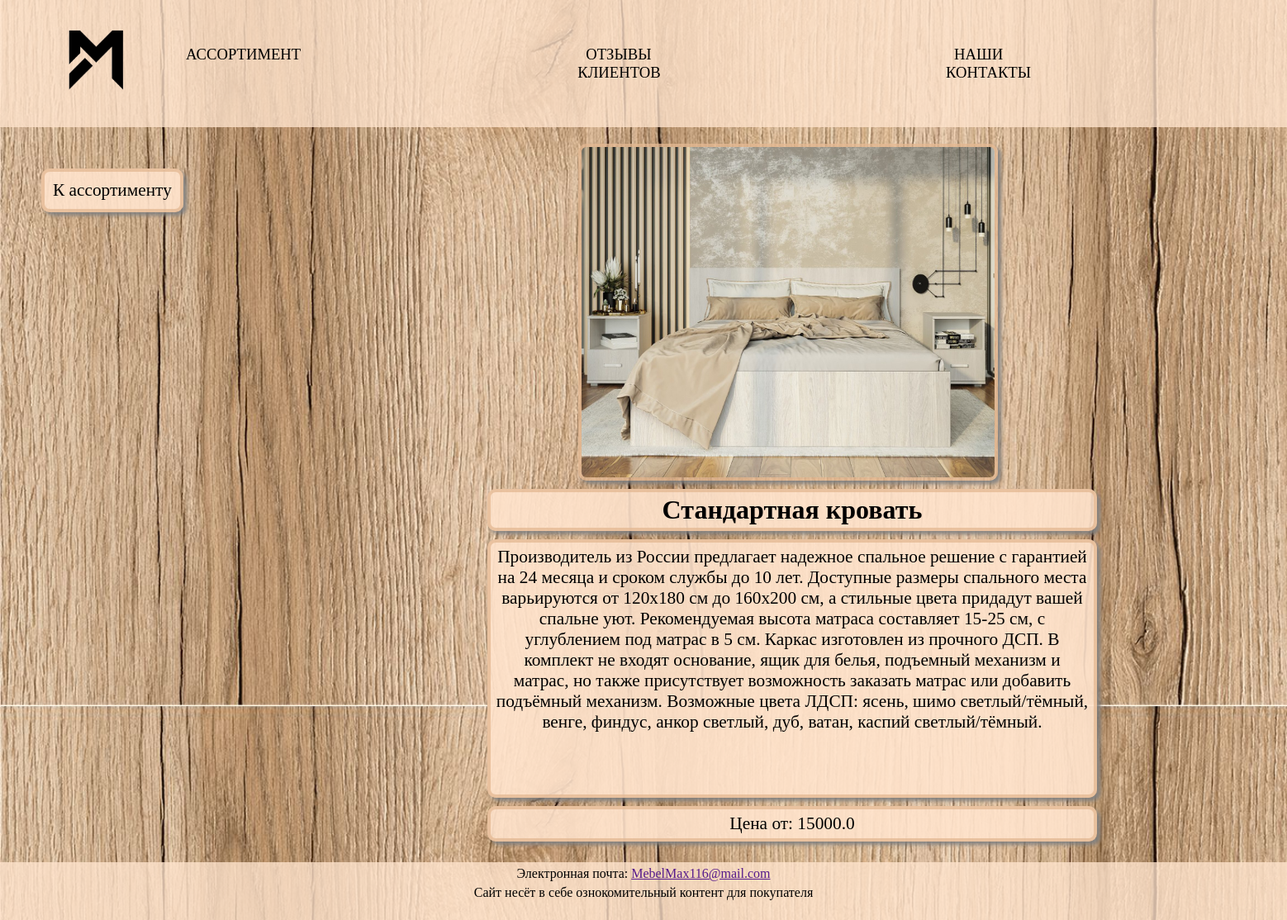
Page /product/3/ on the committed database.
### mebel1/models.py (models this page shows, shortened)
class Card(models.Model):
    slug = models.SlugField(max_length = 200, unique = True, null = False, default ="")
    title = models.CharField('Название', max_length=60, null=False)
    image = models.ImageField('Картинка', upload_to='card_images/%Y-%m-%d/')
    price = models.FloatField('Цена')
    information = models.TextField('Информация', null = False, default ="")
    category = models.ForeignKey(Category, on_delete=models.CASCADE, null=True, blank=True)

### mebel1/views.py (the view)
# urls.py: path('product/<slug:post_slug>/', views.product, name='product'),
def product(request, post_slug):
    post = get_object_or_404(Card, slug=post_slug)
    context = {
        'post': post,
    }
    return render(request, 'product.html', context)

### mebel1/templates/product.html (shortened to what this page needs)
{% extends "base.html" %}
{% load static %}
{% block contents %}
<head>
  <link rel="stylesheet" type="text/css" href="{% static 'css/product.css' %}">
</head>
<body>
  <a href="{% url 'sale' %}" class="nazad">К ассортименту</a>
  <div class="block">
    <img src="{{ post.image.url }}" alt="" class="productImg">
    <h1 class="zagolovok">{{post.title}}</h1>
    <p class="info">{{post.information}}</p>
    <p class="denga">Цена от: {{post.price}}</p>
  </div>
  <div class="obhod"></div>
</body>
{% endblock %}

### mebel1/static/css/style.css (style rules this page uses)
* { margin: 0; }
body { display: flex; flex-direction: column; min-height: 100vh; margin: 0; background-size: cover; background-position: center; }

### mebel1/static/css/product.css (style rules this page uses)
.block { position: absolute; margin-left: 700px; margin-top: 20px; text-align:center }
.block p { text-align: center; }
.nazad { position: absolute; font-size: 16pt; margin: 50px 50px; border-radius: 10px; padding: 10px; background-color: rgba(255, 228, 205, 0.90); border: 4px solid rgba(228, 185, 147, 0.76); box-shadow: 4px 4px 4px rgba(128, 128, 128, 0.9); color: black; text-decoration: none; }
.productImg { width: 500px; height: 400px; border-radius: 10px; border: 4px solid rgba(228, 185, 147, 0.76); box-shadow: 4px 4px 4px rgba(128, 128, 128, 0.9); display: block; }
.zagolovok { padding: 3px; background-color: rgba(255, 228, 205, 0.90); border-radius: 10px; margin-left: -110px; margin-top: 10px; box-shadow: 4px 4px 4px rgba(128, 128, 128, 0.9); border: 4px solid rgba(228, 185, 147, 0.76); display: block; }
.info { margin-top: 10px; margin-left: -110px; font-size: 16pt; padding: 5px; width: 720px; height: 295px; background-color: rgba(255, 228, 205, 0.90); border-radius: 10px; box-shadow: 4px 4px 4px rgba(128, 128, 128, 0.9); border: 4px solid rgba(228, 185, 147, 0.76); text-align: center; display: block; }
.denga { margin-top: 10px; margin-left: -110px; padding: 5px; font-size: 16pt; background-color: rgba(255, 228, 205, 0.90); border-radius: 10px; box-shadow: 4px 4px 4px rgba(128, 128, 128, 0.9); border: 4px solid rgba(228, 185, 147, 0.76); display: block; }
.obhod { position: absolute; width: 100px; height: 100px; margin-top: 860px; }

### rows in the picture
Card: image (picture), title "Стандартная кровать", information "Производитель из России предлагает надежное спальное решение с гарантией на 24 месяца и сроком службы до 10 лет. Доступные размеры спального места варьируются от 120x180 см до 160x200 см, а стильные цвета придадут вашей спальне уют. Рекомендуемая высота матраса составляет 15-25 см, с углублением под матрас в 5 см. Каркас изготовлен из прочного ДСП. В комплект не входят основание, ящик для белья, подъемный механизм и матрас, но также присутствует возможность заказать матрас или добавить подъёмный механизм. Возможные цвета ЛДСП: ясень, шимо светлый/тёмный, венге, финдус, анкор светлый, дуб, ватан, каспий светлый/тёмный.", price "15000.0"
